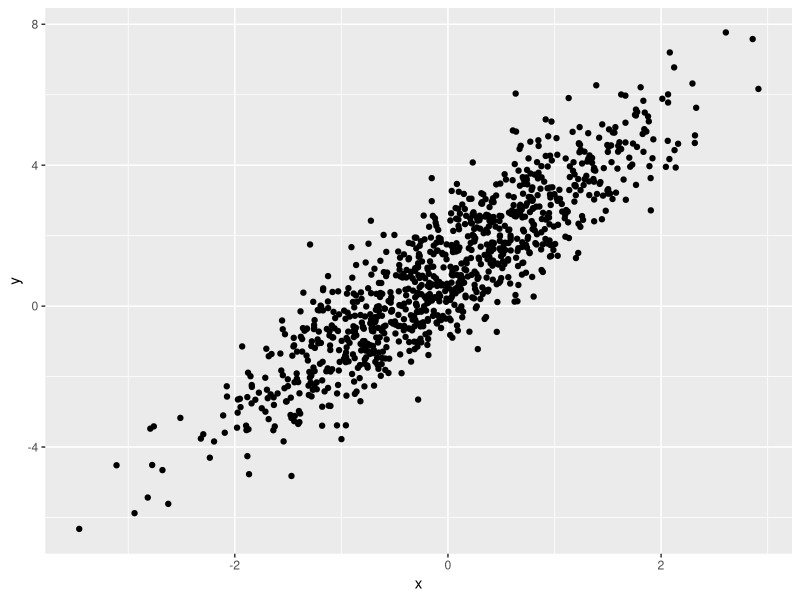
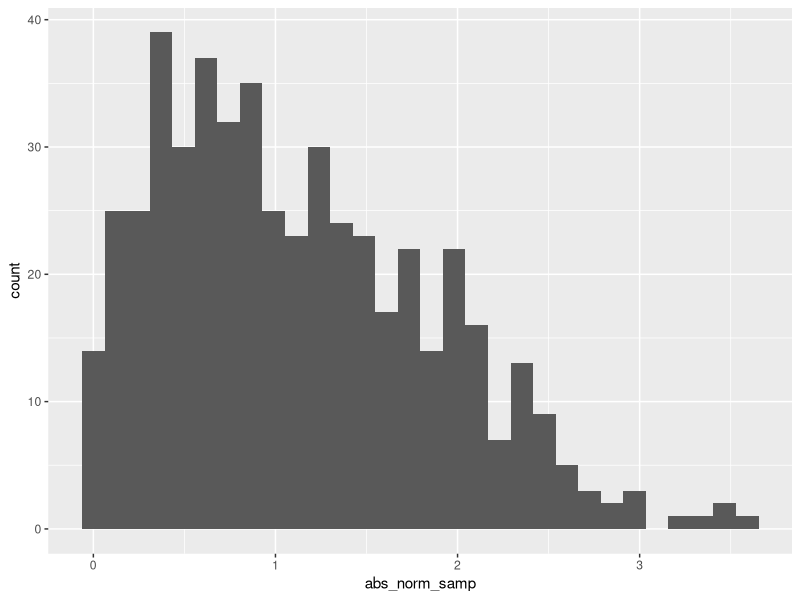

These figures' R source, in order:
## ---- chunk 1
library(tidyverse)
## ---- chunk 2
samp = rnorm(100)
length(samp)
## ---- chunk 3
plot_df = 
  tibble(
    x = rnorm(n = 1000),
    y = 1 + 2 * x + rnorm(n = 1000)
  )

ggplot(plot_df, aes(x = x, y = y)) + geom_point()
## ---- chunk 4
library(tidyverse)

la_df = tibble(
  norm_samp = rnorm(500, mean = 1),
  norm_samp_pos = norm_samp > 0,
  abs_norm_samp = abs(norm_samp)
)

ggplot(la_df, aes(x = abs_norm_samp)) + geom_histogram()

median_samp = median(pull(la_df, norm_samp))
